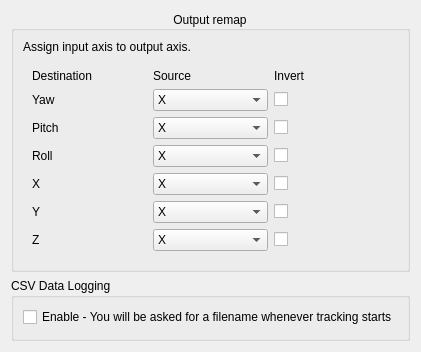
     <widget class="QWidget" name="tab_4">
      <attribute name="title">
       <string>Output</string>
      </attribute>
      <layout class="QVBoxLayout" name="verticalLayout_4">
       <item alignment="Qt::AlignTop">
        <widget class="QGroupBox" name="groupBox_4">
         <property name="font">
          <font>
           <kerning>true</kerning>
          </font>
         </property>
         <property name="title">
          <string>Output remap</string>
         </property>
         <property name="alignment">
          <set>Qt::AlignCenter</set>
         </property>
         <property name="flat">
          <bool>false</bool>
         </property>
         <property name="checkable">
          <bool>false</bool>
         </property>
         <layout class="QGridLayout" name="gridLayout_4" rowstretch="0,0" columnstretch="0">
          <property name="sizeConstraint">
           <enum>QLayout::SetMinAndMaxSize</enum>
          </property>
          <property name="spacing">
           <number>6</number>
          </property>
          <item row="1" column="0">
           <widget class="QGroupBox" name="groupBox_2">
            <property name="styleSheet">
             <string notr="true">QGroupBox
{
	border: 0;
}</string>
            </property>
            <layout class="QGridLayout" name="gridLayout_5">
             <item row="7" column="2">
              <widget class="QCheckBox" name="invert_y">
               <property name="text">
                <string/>
               </property>
              </widget>
             </item>
             <item row="5" column="0">
              <widget class="QLabel" name="label_9">
               <property name="text">
                <string>Roll</string>
               </property>
              </widget>
             </item>
             <item row="6" column="0">
              <widget class="QLabel" name="label_10">
               <property name="text">
                <string>X</string>
               </property>
              </widget>
             </item>
             <item row="0" column="2">
              <widget class="QLabel" name="label_14">
               <property name="text">
                <string>Invert</string>
               </property>
              </widget>
             </item>
             <item row="6" column="1">
              <widget class="QComboBox" name="src_x">
               <item>
                <property name="text">
                 <string>X</string>
                </property>
               </item>
               <item>
                <property name="text">
                 <string>Y</string>
                </property>
               </item>
               <item>
                <property name="text">
                 <string>Z</string>
                </property>
               </item>
               <item>
                <property name="text">
                 <string>Yaw</string>
                </property>
               </item>
               <item>
                <property name="text">
                 <string>Pitch</string>
                </property>
               </item>
               <item>
                <property name="text">
                 <string>Roll</string>
                </property>
               </item>
               <item>
                <property name="text">
                 <string>Disabled</string>
                </property>
               </item>
              </widget>
             </item>
             <item row="4" column="0">
              <widget class="QLabel" name="label_8">
               <property name="text">
                <string>Pitch</string>
               </property>
              </widget>
             </item>
             <item row="7" column="1">
              <widget class="QComboBox" name="src_y">
               <item>
                <property name="text">
                 <string>X</string>
                </property>
               </item>
               <item>
                <property name="text">
                 <string>Y</string>
                </property>
               </item>
               <item>
                <property name="text">
                 <string>Z</string>
                </property>
               </item>
               <item>
                <property name="text">
                 <string>Yaw</string>
                </property>
               </item>
               <item>
                <property name="text">
                 <string>Pitch</string>
                </property>
               </item>
               <item>
                <property name="text">
                 <string>Roll</string>
                </property>
               </item>
               <item>
                <property name="text">
                 <string>Disabled</string>
                </property>
               </item>
              </widget>
             </item>
             <item row="3" column="1">
              <widget class="QComboBox" name="src_yaw">
               <item>
                <property name="text">
                 <string>X</string>
                </property>
               </item>
               <item>
                <property name="text">
                 <string>Y</string>
                </property>
               </item>
               <item>
                <property name="text">
                 <string>Z</string>
                </property>
               </item>
               <item>
                <property name="text">
                 <string>Yaw</string>
                </property>
               </item>
               <item>
                <property name="text">
                 <string>Pitch</string>
                </property>
               </item>
               <item>
                <property name="text">
                 <string>Roll</string>
                </property>
               </item>
               <item>
                <property name="text">
                 <string>Disabled</string>
                </property>
               </item>
              </widget>
             </item>
             <item row="5" column="2">
              <widget class="QCheckBox" name="invert_roll">
               <property name="text">
                <string/>
               </property>
              </widget>
             </item>
             <item row="7" column="0">
              <widget class="QLabel" name="label_11">
               <property name="text">
                <string>Y</string>
               </property>
              </widget>
             </item>
             <item row="0" column="0">
              <widget class="QLabel" name="label_15">
               <property name="text">
                <string>Destination</string>
               </property>
              </widget>
             </item>
             <item row="4" column="2">
              <widget class="QCheckBox" name="invert_pitch">
               <property name="text">
                <string/>
               </property>
              </widget>
             </item>
             <item row="3" column="0">
              <widget class="QLabel" name="label_7">
               <property name="text">
                <string>Yaw</string>
               </property>
              </widget>
             </item>
             <item row="6" column="2">
              <widget class="QCheckBox" name="invert_x">
               <property name="text">
                <string/>
               </property>
              </widget>
             </item>
             <item row="0" column="1">
              <widget class="QLabel" name="label_13">
               <property name="text">
                <string>Source</string>
               </property>
              </widget>
             </item>
             <item row="4" column="1">
              <widget class="QComboBox" name="src_pitch">
               <item>
                <property name="text">
                 <string>X</string>
                </property>
               </item>
               <item>
                <property name="text">
                 <string>Y</string>
                </property>
               </item>
               <item>
                <property name="text">
                 <string>Z</string>
                </property>
               </item>
               <item>
                <property name="text">
                 <string>Yaw</string>
                </property>
               </item>
               <item>
                <property name="text">
                 <string>Pitch</string>
                </property>
               </item>
               <item>
                <property name="text">
                 <string>Roll</string>
                </property>
               </item>
               <item>
                <property name="text">
                 <string>Disabled</string>
                </property>
               </item>
              </widget>
             </item>
             <item row="3" column="2">
              <widget class="QCheckBox" name="invert_yaw">
               <property name="text">
                <string/>
               </property>
              </widget>
             </item>
             <item row="5" column="1">
              <widget class="QComboBox" name="src_roll">
               <item>
                <property name="text">
                 <string>X</string>
                </property>
               </item>
               <item>
                <property name="text">
                 <string>Y</string>
                </property>
               </item>
               <item>
                <property name="text">
                 <string>Z</string>
                </property>
               </item>
               <item>
                <property name="text">
                 <string>Yaw</string>
                </property>
               </item>
               <item>
                <property name="text">
                 <string>Pitch</string>
                </property>
               </item>
               <item>
                <property name="text">
                 <string>Roll</string>
                </property>
               </item>
               <item>
                <property name="text">
                 <string>Disabled</string>
                </property>
               </item>
              </widget>
             </item>
             <item row="8" column="0">
              <widget class="QLabel" name="label_12">
               <property name="text">
                <string>Z</string>
               </property>
              </widget>
             </item>
             <item row="8" column="1">
              <widget class="QComboBox" name="src_z">
               <item>
                <property name="text">
                 <string>X</string>
                </property>
               </item>
               <item>
                <property name="text">
                 <string>Y</string>
                </property>
               </item>
               <item>
                <property name="text">
                 <string>Z</string>
                </property>
               </item>
               <item>
                <property name="text">
                 <string>Yaw</string>
                </property>
               </item>
               <item>
                <property name="text">
                 <string>Pitch</string>
                </property>
               </item>
               <item>
                <property name="text">
                 <string>Roll</string>
                </property>
               </item>
               <item>
                <property name="text">
                 <string>Disabled</string>
                </property>
               </item>
              </widget>
             </item>
             <item row="8" column="2">
              <widget class="QCheckBox" name="invert_z">
               <property name="text">
                <string/>
               </property>
              </widget>
             </item>
            </layout>
            <zorder>label_15</zorder>
            <zorder>label_13</zorder>
            <zorder>label_14</zorder>
            <zorder>src_yaw</zorder>
            <zorder>invert_yaw</zorder>
            <zorder>label_7</zorder>
            <zorder>src_pitch</zorder>
            <zorder>label_8</zorder>
            <zorder>invert_pitch</zorder>
            <zorder>label_9</zorder>
            <zorder>src_roll</zorder>
            <zorder>invert_roll</zorder>
            <zorder>label_10</zorder>
            <zorder>src_x</zorder>
            <zorder>invert_x</zorder>
            <zorder>label_11</zorder>
            <zorder>src_y</zorder>
            <zorder>invert_y</zorder>
            <zorder>label_12</zorder>
            <zorder>src_z</zorder>
            <zorder>invert_z</zorder>
           </widget>
          </item>
          <item row="0" column="0">
           <widget class="QLabel" name="label_20">
            <property name="text">
             <string>Assign input axis to output axis.</string>
            </property>
            <property name="alignment">
             <set>Qt::AlignJustify|Qt::AlignVCenter</set>
            </property>
            <property name="wordWrap">
             <bool>true</bool>
            </property>
           </widget>
          </item>
         </layout>
        </widget>
       </item>
       <item>
        <widget class="QGroupBox" name="groupBox_10">
         <property name="sizePolicy">
          <sizepolicy hsizetype="Preferred" vsizetype="Preferred">
           <horstretch>0</horstretch>
           <verstretch>0</verstretch>
          </sizepolicy>
         </property>
         <property name="minimumSize">
          <size>
           <width>0</width>
           <height>50</height>
          </size>
         </property>
         <property name="title">
          <string>CSV Data Logging</string>
         </property>
         <layout class="QVBoxLayout" name="verticalLayout_11">
          <property name="bottomMargin">
           <number>11</number>
          </property>
          <item>
           <widget class="QCheckBox" name="tracklogging_enabled">
            <property name="sizePolicy">
             <sizepolicy hsizetype="Preferred" vsizetype="Preferred">
              <horstretch>0</horstretch>
              <verstretch>1</verstretch>
             </sizepolicy>
            </property>
            <property name="text">
             <string>Enable - You will be asked for a filename whenever tracking starts</string>
            </property>
           </widget>
          </item>
         </layout>
        </widget>
       </item>
       <item>
        <spacer name="verticalSpacer_3">
         <property name="orientation">
          <enum>Qt::Vertical</enum>
         </property>
         <property name="sizeType">
          <enum>QSizePolicy::MinimumExpanding</enum>
         </property>
         <property name="sizeHint" stdset="0">
          <size>
           <width>20</width>
           <height>0</height>
          </size>
         </property>
        </spacer>
       </item>
      </layout>
     </widget>
